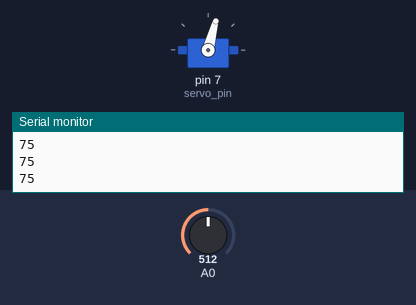
A sketch run on a simulated Arduino Uno, built with avr-gcc and run on an emulated ATmega328P. On the bench: servo, the last lines printed to the serial monitor. The inputs (shaded band) are chosen by the test bench; at power-on: A0 = 512.

Above: at 1.2 s.
1.3 s: A0 set to 716
At 2.1 s:
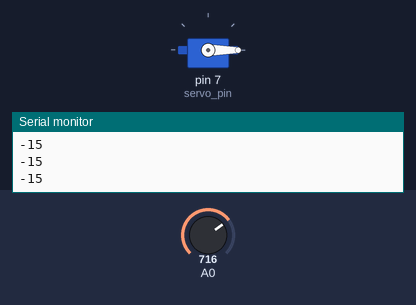
2.8 s: A0 set to 306
At 3.4 s:
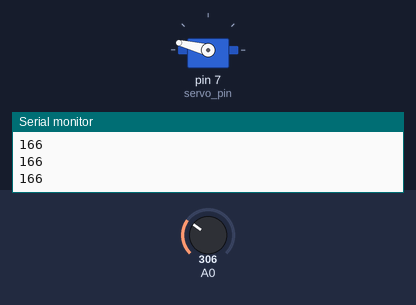
4.3 s: A0 set to 122
At 5.5 s:
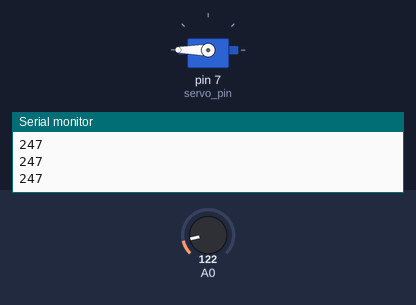
5.8 s: A0 set to 511
At 6.8 s:
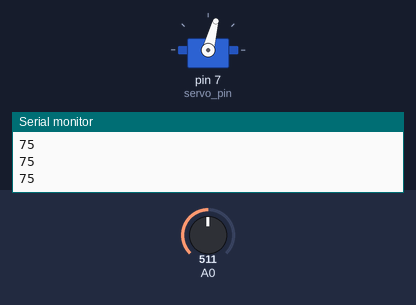
7.3 s: A0 set to 900
At 7.9 s:
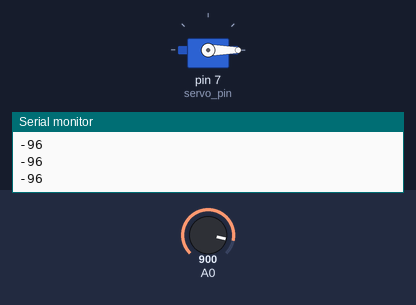
Timing chart, 0 to 9.8 s (numbered marks = the images above; inputs shaded):
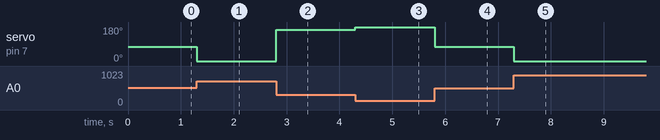

The sketch:

Flex_sensor_with_servo_motor.ino
```cpp
// C++ code
//Flex sensor with servo motor
#include<Servo.h>

int sensor = A0;
int servo_pin=7;

Servo myServo;
void setup()
{
  Serial.begin(9600);
  myServo.attach(servo_pin);
}

void loop()
{
  myServo.write(angle());
  Serial.println(angle());
}
int angle(){
	int sensor_value=analogRead(A0);
    int angle= map(sensor_value,682,275,0,180);
  	//Serial.println(sensor_value);
  	return angle;
}
```

Measured:
- after the input at 1.3 s, servo on pin 7 (servo_pin): 75° → 0° at once
- after the input at 2.8 s, servo on pin 7 (servo_pin): 0° → 166° at once
- after the input at 4.3 s, servo on pin 7 (servo_pin): 166° → 180° at once
- after the input at 5.8 s, servo on pin 7 (servo_pin): 180° → 75° at once
- after the input at 7.3 s, servo on pin 7 (servo_pin): 75° → 0° at once
